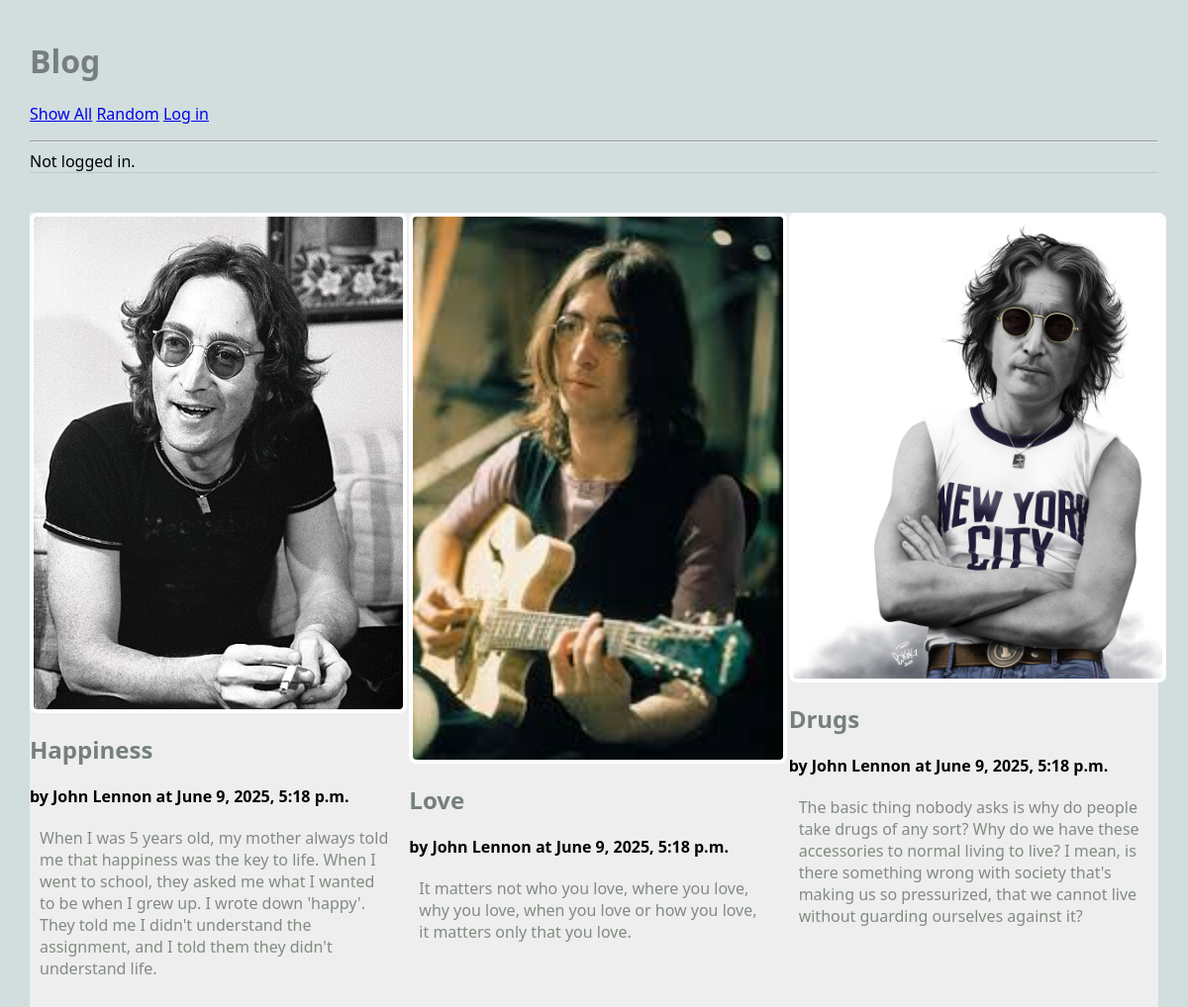
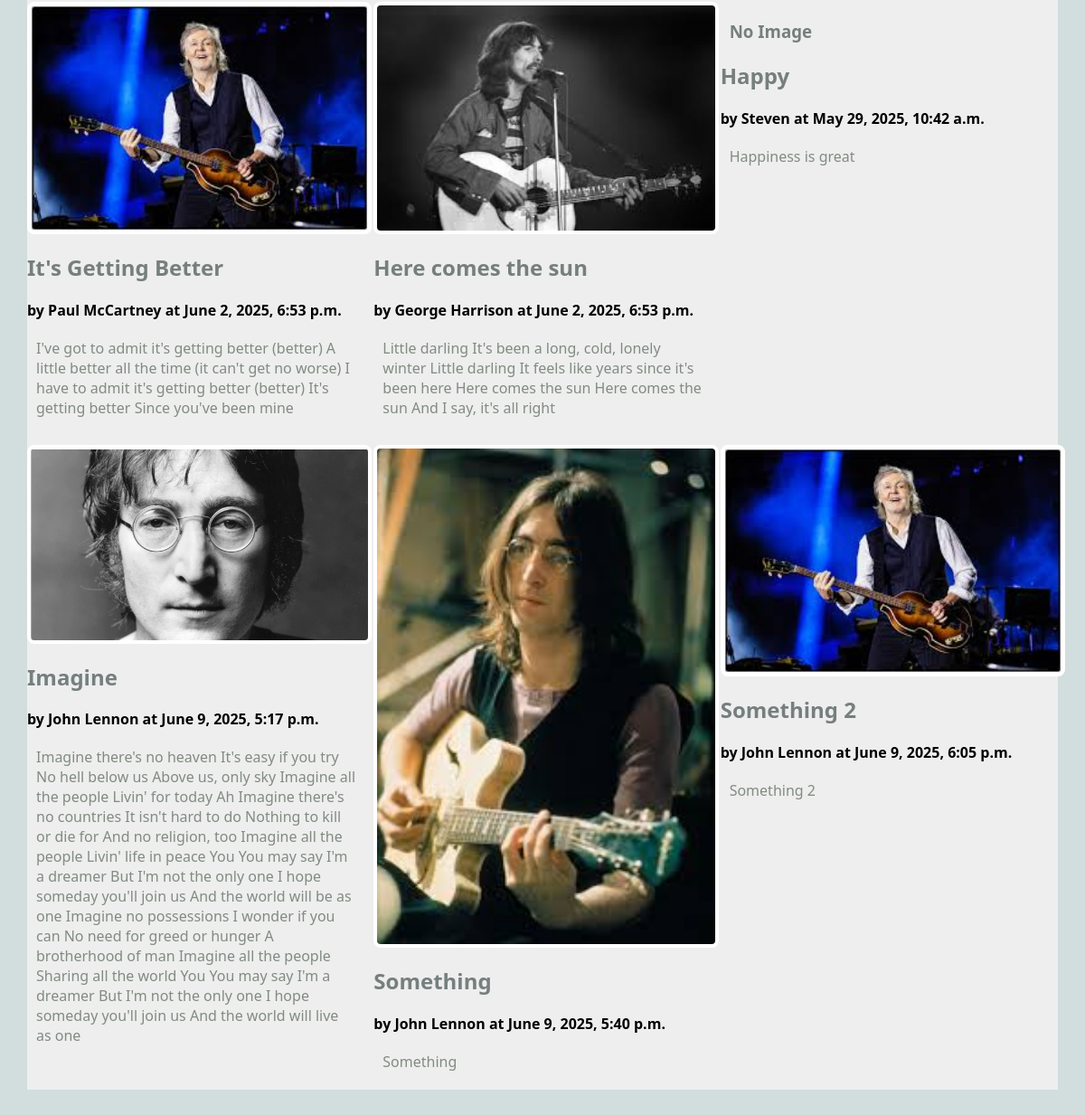
/blog/show_all, run on the app's committed database (2 pictures, top to bottom).
### blog/models.py (models this page shows, shortened)
class Article(models.Model):
    title = models.TextField(blank=False)
    author = models.TextField(blank=False)
    text = models.TextField(blank=False)
    published = models.DateTimeField(auto_now=True)
    image_file = models.ImageField(blank=True)
    user = models.ForeignKey(User, on_delete=models.CASCADE) ## NEW

### blog/views.py (the view)
# urls.py: path('show_all', ShowAllView.as_view(), name="show_all"), # modified
class ShowAllView(ListView):
    model = Article # retrieve objects of type Article from the database
    template_name = 'blog/show_all.html'
    context_object_name = 'articles' # how to find the data in the template file
    def dispatch(self, request, *args, **kwargs):
        if request.user.is_authenticated:
            print(f'ShowAllView.dispatch(): request.user={request.user}')
        else:
            print(f'ShowAllView.dispatch(): not logged in.')
        return super().dispatch(request, *args, **kwargs)

### blog/templates/blog/show_all.html (shortened to what this page needs)
{% extends 'blog/base.html' %}
{% block content %}
<main class="grid-container">
    {% for a in articles %}
    <article>
        {% if a.image_file %}
		<a href="{% url 'blog:article' a.pk %}">
			<img src="{{a.image_file.url}}" alt="{{a.image_file.url}}">
		</a>
        {% else %}
        <h3>No Image</h3>
        {% endif %}
        <div>
        <h2>{{a.title}}</h2>
        <strong>by {{a.author}} at {{a.published}}</strong>
        <p>
        {{a.text}}
        </p>
        </div>
    </article>
    {% endfor %}
</main>
{% endblock %}

### static/blog_styles.css (style rules this page uses)
body { margin: 30px; background: #d1dedd; font-family:'Segoe UI', Tahoma, Geneva, Verdana, sans-serif; }
h1, h2, h3 { color: #767f7e; }
p { color: #828b82; }
.grid-container { background: #eee; max-width: 900px; display: grid; grid-template-columns: repeat(3, 1fr); grid-gap: 10px; max-width: 1200px; margin: 20px auto; }
article img, article.featured img { width: 100%; border: 4px solid #fff; border-radius: 8px; }
article p, article h3 { margin: 20px 10px; }

### data on the page
Article: image_file (picture), title "Happiness", author "John Lennon", published "June 9, 2025, 5:18 p.m.", text "When I was 5 years old, my mother always told me that happiness was the key to life. When I went to school, they asked me what I wanted to be when I grew up. I wrote down 'happy'. They told me I didn't understand the assignment, and I told them they didn't understand life."
Article: image_file (picture), title "Love", author "John Lennon", published "June 9, 2025, 5:18 p.m.", text "It matters not who you love, where you love, why you love, when you love or how you love, it matters only that you love."
Article: image_file (picture), title "Drugs", author "John Lennon", published "June 9, 2025, 5:18 p.m.", text "The basic thing nobody asks is why do people take drugs of any sort? Why do we have these accessories to normal living to live? I mean, is there something wrong with society that's making us so pressurized, that we cannot live without guarding ourselves against it?"
Article: image_file (picture), title "It's Getting Better", author "Paul McCartney", published "June 2, 2025, 6:53 p.m.", text "I've got to admit it's getting better (better) A little better all the time (it can't get no worse) I have to admit it's getting better (better) It's getting better Since you've been mine"
Article: image_file (picture), title "Here comes the sun", author "George Harrison", published "June 2, 2025, 6:53 p.m.", text "Little darling It's been a long, cold, lonely winter Little darling It feels like years since it's been here Here comes the sun Here comes the sun And I say, it's all right"
Article: image_file "No Image", title "Happy", author "Steven", published "May 29, 2025, 10:42 a.m.", text "Happiness is great"
Article: image_file (picture), title "Imagine", author "John Lennon", published "June 9, 2025, 5:17 p.m.", text "Imagine there's no heaven It's easy if you try No hell below us Above us, only sky Imagine all the people Livin' for today Ah Imagine there's no countries It isn't hard to do Nothing to kill or die for And no religion, too Imagine all the people Livin' life in peace You You may say I'm a dreamer But I'm not the only one I hope someday you'll join us And the world will be as one Imagine no possessions I wonder if you can No need for greed or hunger A brotherhood of man Imagine all the people Sharing all the world You You may say I'm a dreamer But I'm not the only one I hope someday you'll join us And the world will live as one"
Article: image_file (picture), title "Something", author "John Lennon", published "June 9, 2025, 5:40 p.m.", text "Something"
Article: image_file (picture), title "Something 2", author "John Lennon", published "June 9, 2025, 6:05 p.m.", text "Something 2"
